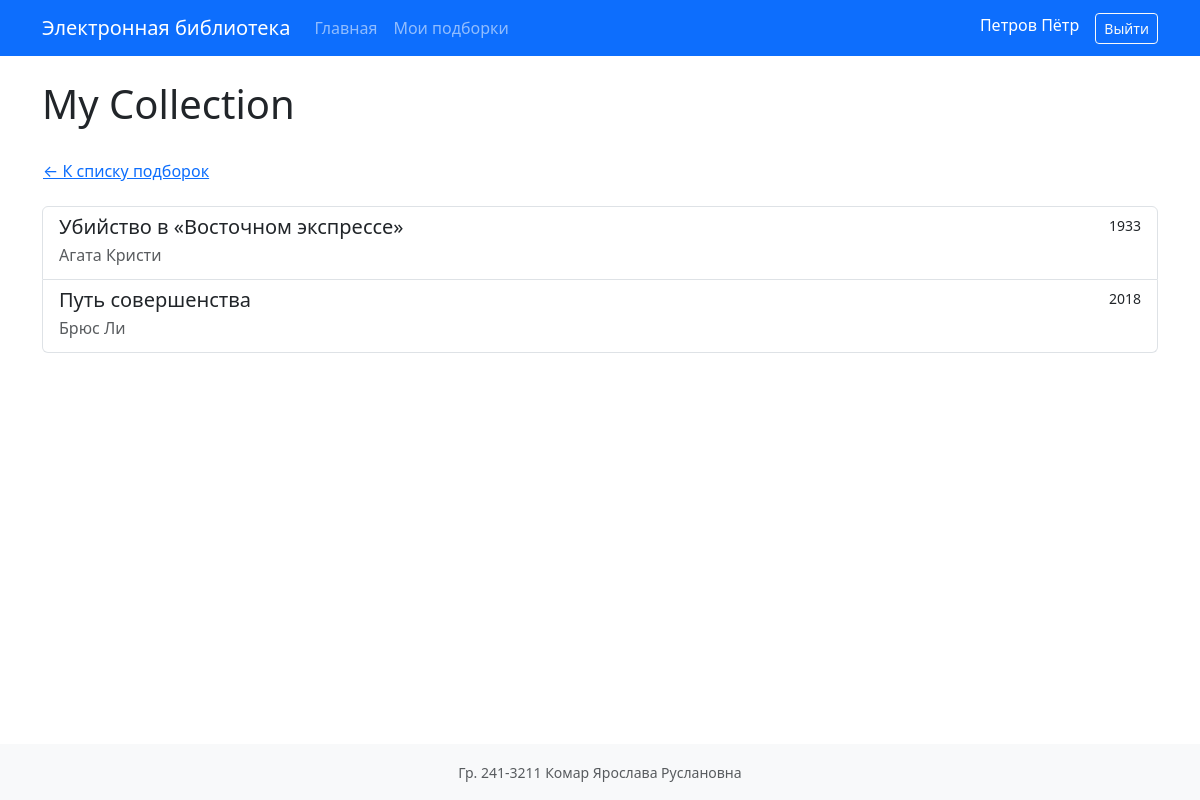
/collections/1 (signed in), run on the app's committed database.
### app/models.py (models this page shows, shortened)
class User(db.Model):
    __tablename__ = "users"
    id = db.Column(db.Integer, primary_key=True)
    login = db.Column(db.String(100), unique=True, nullable=False)
    password_hash = db.Column(db.String(255), nullable=False)
    last_name = db.Column(db.String(100), nullable=False)
    first_name = db.Column(db.String(100), nullable=False)
    middle_name = db.Column(db.String(100), nullable=True)
    role_id = db.Column(db.Integer, db.ForeignKey("roles.id", ondelete="RESTRICT"), nullable=False)
    role = db.relationship("Role", back_populates="users")
    reviews = db.relationship("Review", back_populates="user", cascade="all, delete-orphan")
    collections = db.relationship("Collection", back_populates="user", cascade="all, delete-orphan")
    @property
    def role_name(self):
        return self.role.name if self.role else None

class Collection(db.Model):
    __tablename__ = "collections"
    id = db.Column(db.Integer, primary_key=True)
    name = db.Column(db.String(255), nullable=False)
    user_id = db.Column(db.Integer, db.ForeignKey("users.id", ondelete="CASCADE"), nullable=False)
    user = db.relationship("User", back_populates="collections")
    books = db.relationship(
        "Book",
        secondary=collection_books,
        back_populates="collections",
        lazy="select",
    )

class Book(db.Model):
    __tablename__ = "books"
    id = db.Column(db.Integer, primary_key=True)
    title = db.Column(db.String(255), nullable=False)
    short_description = db.Column(db.Text, nullable=False)
    year = db.Column(db.Integer, nullable=False)
    publisher = db.Column(db.String(255), nullable=False)
    author = db.Column(db.String(255), nullable=False)
    pages_volume = db.Column(db.Integer, nullable=False)
    genres = db.relationship(
        "Genre",
        secondary=book_genres,
        lazy="select",
        backref=db.backref("books", lazy="select"),
    )
    cover = db.relationship("Cover", uselist=False, back_populates="book", cascade="all, delete-orphan")
    reviews = db.relationship("Review", back_populates="book", cascade="all, delete-orphan")
    collections = db.relationship(
        "Collection",
        secondary=collection_books,
        back_populates="books",
        lazy="select",
    )

### app/routes/collections.py (the view)
@collections_bp.route("/collections/<int:collection_id>")
@regular_user_required
def view(collection_id):
    user = get_current_user()
    collection = Collection.query.filter_by(id=collection_id, user_id=user["id"]).first()
    if not collection:
        flash("Подборка не найдена.", "warning")
        return redirect(url_for("collections.index"))
    books = [
        {
            "id": book.id,
            "title": book.title,
            "author": book.author,
            "year": book.year,
        }
        for book in collection.books
    ]
    return render_template(
        "collections/view.html",
        collection=collection,
        books=books,
    )

### app/__init__.py (called while the page is built)
def create_app(config_class=Config):
    app = Flask(__name__)
    app.config.from_object(config_class)
    app.permanent_session_lifetime = timedelta(days=30)
    db.init_app(app)
    upload_dir = app.config["UPLOAD_FOLDER"]
    os.makedirs(upload_dir, exist_ok=True)
    from app.routes.auth import auth_bp
    from app.routes.books import books_bp
    from app.routes.collections import collections_bp
    from app.routes.reviews import reviews_bp
    app.register_blueprint(auth_bp)
    app.register_blueprint(books_bp)
    app.register_blueprint(reviews_bp)
    app.register_blueprint(collections_bp)
    with app.app_context():
        db.create_all()
        seed_initial_data()
    @app.context_processor
    def inject_user():
        from flask import session
        from app.utils import get_current_user
        return {"current_user": get_current_user()}
    return app

### app/utils.py (called while the page is built)
def get_current_user():
    user_id = session.get("user_id")
    if not user_id:
        return None
    user = User.query.get(user_id)
    if not user:
        return None
    return {
        "id": user.id,
        "login": user.login,
        "last_name": user.last_name,
        "first_name": user.first_name,
        "middle_name": user.middle_name,
        "role_name": user.role_name,
        "role_description": user.role.description if user.role else None,
    }

### app/templates/collections/view.html (shortened to what this page needs)
{% extends "base.html" %}
{% block content %}
<h1 class="mb-4">{{ collection.name }}</h1>
<a href="{{ url_for('collections.index') }}" class="btn btn-link ps-0 mb-3">&larr; К списку подборок</a>
{% if books %}<div class="list-group">{% for book in books %}
<a href="{{ url_for('books.view', book_id=book.id) }}" class="list-group-item list-group-item-action">
<div class="d-flex w-100 justify-content-between"><h5 class="mb-1">{{ book.title }}</h5><small>{{ book.year }}</small></div>
<p class="mb-1 text-muted">{{ book.author }}</p></a>{% endfor %}</div>
{% else %}<p class="text-muted">В подборке пока нет книг.</p>{% endif %}
{% endblock %}

### app/templates/base.html (shortened to what this page needs)
<!DOCTYPE html>
<html lang="ru">
<head>
<link href="https://cdn.jsdelivr.net/npm/bootstrap@5.3.3/dist/css/bootstrap.min.css" rel="stylesheet">
<link rel="stylesheet" href="https://cdn.jsdelivr.net/npm/bootstrap-icons@1.11.3/font/bootstrap-icons.min.css">
</head>
<body class="d-flex flex-column min-vh-100">
<nav class="navbar navbar-expand-lg navbar-dark bg-primary">
<div class="container">
<a class="navbar-brand" href="{{ url_for('books.index') }}">Электронная библиотека</a>
<div class="collapse navbar-collapse" id="navbarNav">
<ul class="navbar-nav me-auto">
<li class="nav-item"><a class="nav-link" href="{{ url_for('books.index') }}">Главная</a></li>
{% if current_user and current_user.role_name == 'user' %}
<li class="nav-item"><a class="nav-link" href="{{ url_for('collections.index') }}">Мои подборки</a></li>
{% endif %}
</ul>
<ul class="navbar-nav">
{% if current_user %}
<li class="nav-item"><span class="navbar-text text-white me-3">{{ current_user.last_name }} {{ current_user.first_name }}{% if current_user.middle_name %} {{ current_user.middle_name }}{% endif %}</span></li>
<li class="nav-item"><a class="btn btn-outline-light btn-sm" href="{{ url_for('auth.logout', next=request.path) }}">Выйти</a></li>
{% else %}
<li class="nav-item"><a class="btn btn-outline-light btn-sm" href="{{ url_for('auth.login') }}">Войти</a></li>
{% endif %}
</ul></div></div></nav>
<main class="container flex-grow-1 py-4">
{% block content %}{% endblock %}
</main>
<footer class="bg-light py-3 mt-auto"><div class="container text-center text-muted">
<small>Гр. 241-3211 Комар Ярослава Руслановна</small>
</div></footer>
</body></html>

### data on the page
User: last_name "Петров", first_name "Пётр"
Collection: name "My Collection"
Book: title "Убийство в «Восточном экспрессе»", year "1933", author "Агата Кристи"
Book: title "Путь совершенства", year "2018", author "Брюс Ли"
